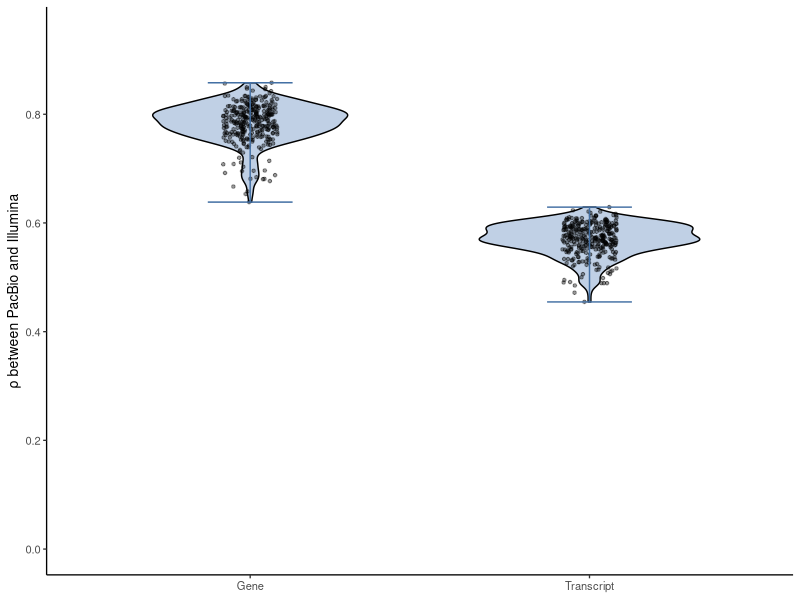
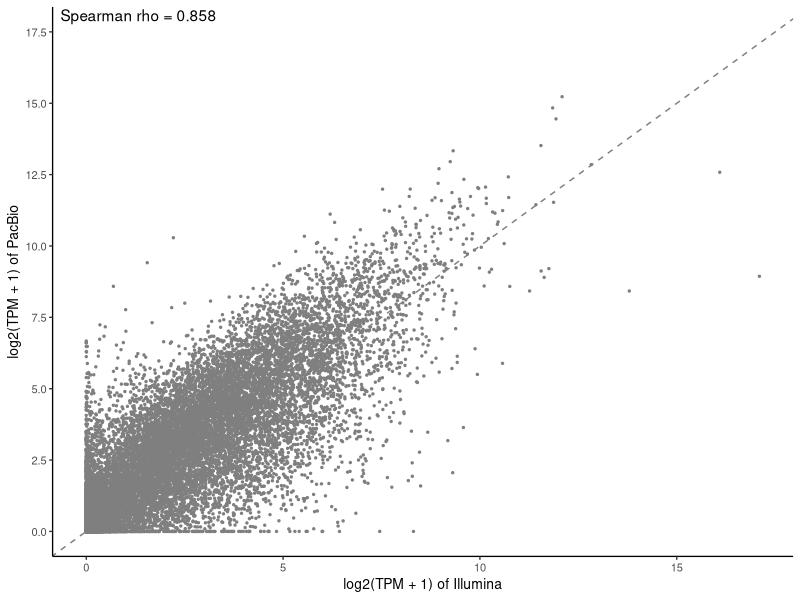
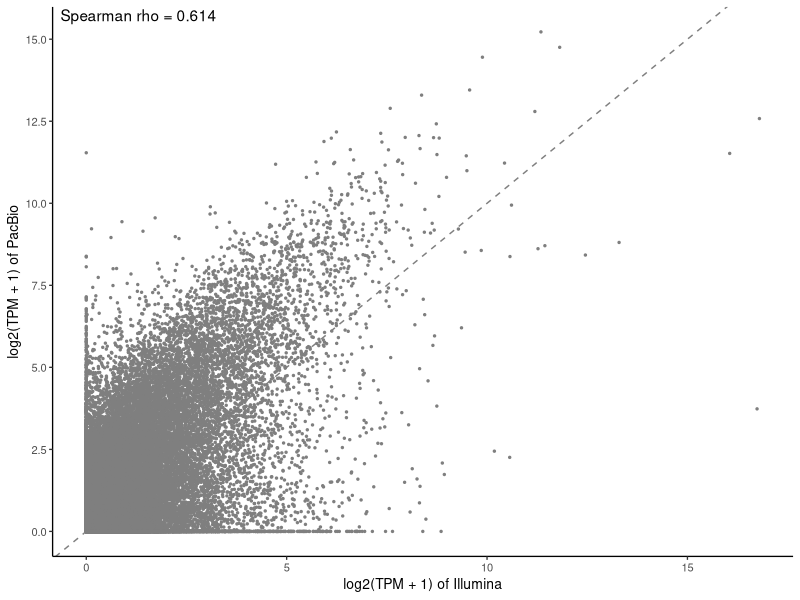

Generate these figures, in order, with R:
#===============================================#
# PacBio versus Illumina  #
#Supp-Figure-15 #
#===============================================#
library(ggplot2)
library(ggpubr)
library(tidyverse)
library(data.table)

setwd("/path/to/GTOP_code/supp/supp_fig15/input")


# Supp.Fig.15a PacBio versus Illumina sample Spearman correlations---------------------

theme_gtop <- function(base_size = 10) {
  theme_classic(base_size = base_size) +
    theme(
      legend.title = element_blank(),
      axis.text.x = element_text(angle = 45, hjust = 1),
      plot.title = element_blank()
    )
}
data <- read.delim("Fig_S15a.txt", check.names = FALSE)
data$level <- factor(data$level, levels = c("gene", "transcript"), labels = c("Gene", "Transcript"))
ggplot(data, aes(level, correlation, fill = level)) +
  geom_violin(width = 0.65, color = "black", alpha = 0.8) +
  geom_jitter(width = 0.08, size = 0.9, alpha = 0.4, color = "black") +
  stat_summary(fun.min = min, fun.max = max, fun = median,
               geom = "errorbar", width = 0.25, linewidth = 0.5, color = "#4470a4") +
  scale_y_continuous(breaks = seq(0, 0.8, by = 0.2)) +
  scale_fill_manual(values = c("Gene" = "#B0C4DE", "Transcript" = "#B0C4DE")) +
  coord_cartesian(ylim = c(0, 0.95)) +
  labs(x = NULL, y = "\u03c1 between PacBio and Illumina") +
  theme_gtop() +
  theme(legend.position = "none", axis.text.x = element_text(angle = 0, hjust = 0.5))

# Supp.Fig.15b  example gene-level LR/SR correlation-------------------------------

theme_gtop <- function(base_size = 10) {
  theme_classic(base_size = base_size) +
    theme(
      legend.title = element_blank(),
      axis.text.x = element_text(angle = 45, hjust = 1),
      plot.title = element_blank()
    )
}
data <- read.delim("Fig_S15b.txt", check.names = FALSE)
rho <- suppressWarnings(cor(data$`short-read`, data$`long-read`, method = "spearman", use = "complete.obs"))
ggplot(data, aes(`short-read`, `long-read`)) +
  geom_point(size = 0.5, color="grey50") +
  geom_abline(slope = 1, intercept = 0, linetype = "dashed", color = "grey50") +
  scale_y_continuous(breaks = seq(0, 17.5, by = 2.5)) +
  coord_cartesian(ylim = c(0, 17.5))+
  annotate("text", x = -Inf, y = Inf, hjust = -0.05, vjust = 1.2, label = sprintf("Spearman rho = %.3f", rho)) +
  labs(x = "log2(TPM + 1) of Illumina", y = "log2(TPM + 1) of PacBio", title = "Gene") +
  theme_gtop() +
  theme(axis.text.x = element_text(angle = 0, hjust = 0.5))

# Supp.Fig.15c gene expression correlation between Illumina and Pacbio --------

theme_gtop <- function(base_size = 10) {
  theme_classic(base_size = base_size) +
    theme(
      legend.title = element_blank(),
      axis.text.x = element_text(angle = 45, hjust = 1),
      plot.title = element_blank()
    )
}
data <- read.delim("Fig_S15c.txt", check.names = FALSE)
rho <- suppressWarnings(cor(data$`short-read`, data$`long-read`, method = "spearman", use = "complete.obs"))
ggplot(data, aes(`short-read`, `long-read`)) +
  geom_point(size = 0.5, color="grey50") +
  scale_y_continuous(breaks = seq(0, 15, by = 2.5)) +
  geom_abline(slope = 1, intercept = 0, linetype = "dashed", color = "grey50") +
  annotate("text", x = -Inf, y = Inf, hjust = -0.05, vjust = 1.2, label = sprintf("Spearman rho = %.3f", rho)) +
  labs(x = "log2(TPM + 1) of Illumina", y = "log2(TPM + 1) of PacBio", title = "Transcript") +
  theme_gtop() +
  theme(axis.text.x = element_text(angle = 0, hjust = 0.5))
